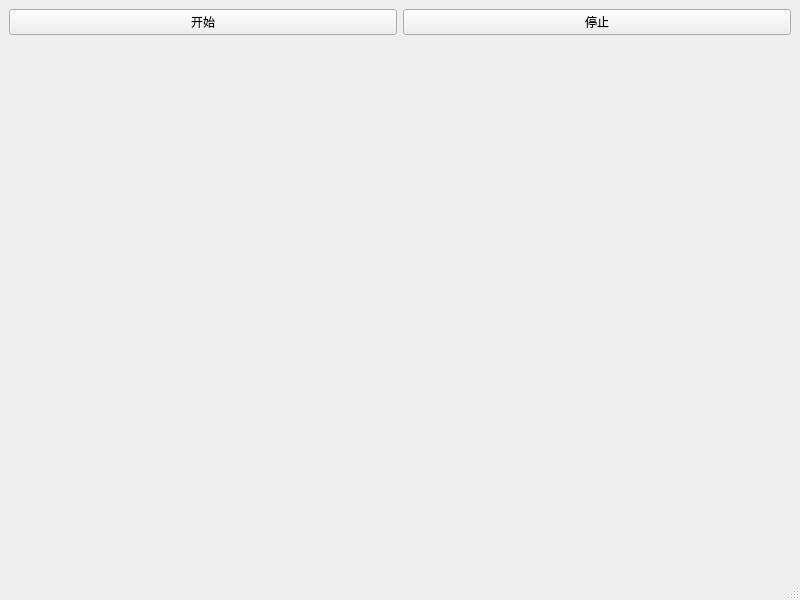
<?xml version="1.0" encoding="UTF-8"?>
<ui version="4.0">
 <class>MainWindow</class>
 <widget class="QMainWindow" name="MainWindow">
  <property name="geometry">
   <rect>
    <x>0</x>
    <y>0</y>
    <width>800</width>
    <height>600</height>
   </rect>
  </property>
  <property name="windowTitle">
   <string>MainWindow</string>
  </property>
  <widget class="QWidget" name="centralwidget">
   <layout class="QVBoxLayout" name="verticalLayout" stretch="0,1">
    <item>
     <layout class="QHBoxLayout" name="horizontalLayout">
      <item>
       <widget class="QPushButton" name="pushButton_play">
        <property name="text">
         <string>开始</string>
        </property>
       </widget>
      </item>
      <item>
       <widget class="QPushButton" name="pushButton_stop">
        <property name="text">
         <string>停止</string>
        </property>
       </widget>
      </item>
     </layout>
    </item>
    <item>
     <widget class="QWidget" name="contentWidget" native="true"/>
    </item>
   </layout>
  </widget>
  <widget class="QMenuBar" name="menubar">
   <property name="geometry">
    <rect>
     <x>0</x>
     <y>0</y>
     <width>800</width>
     <height>26</height>
    </rect>
   </property>
  </widget>
  <widget class="QStatusBar" name="statusbar"/>
 </widget>
 <resources/>
 <connections/>
</ui>
